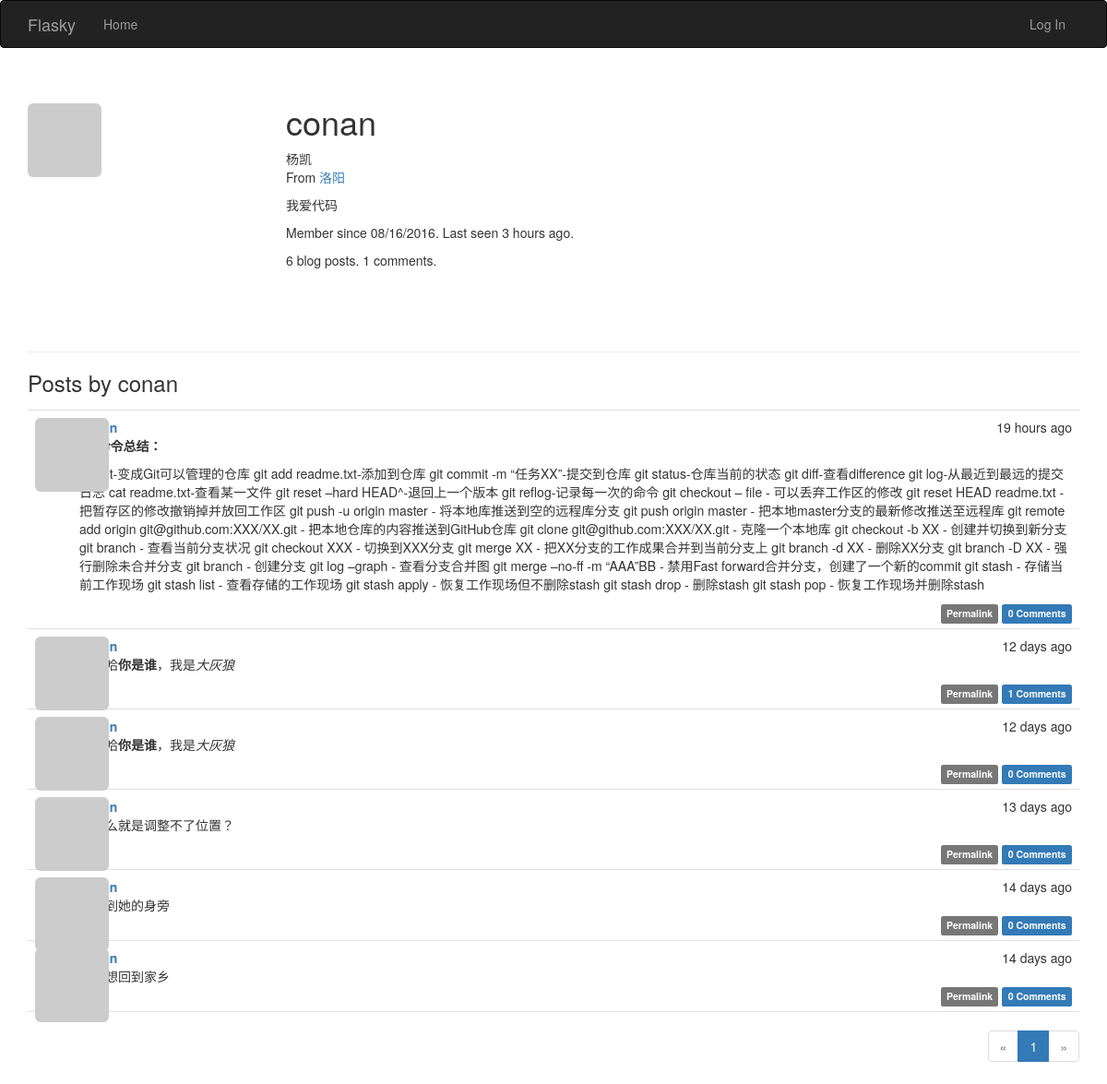
Before: /user/conan with the older database file.
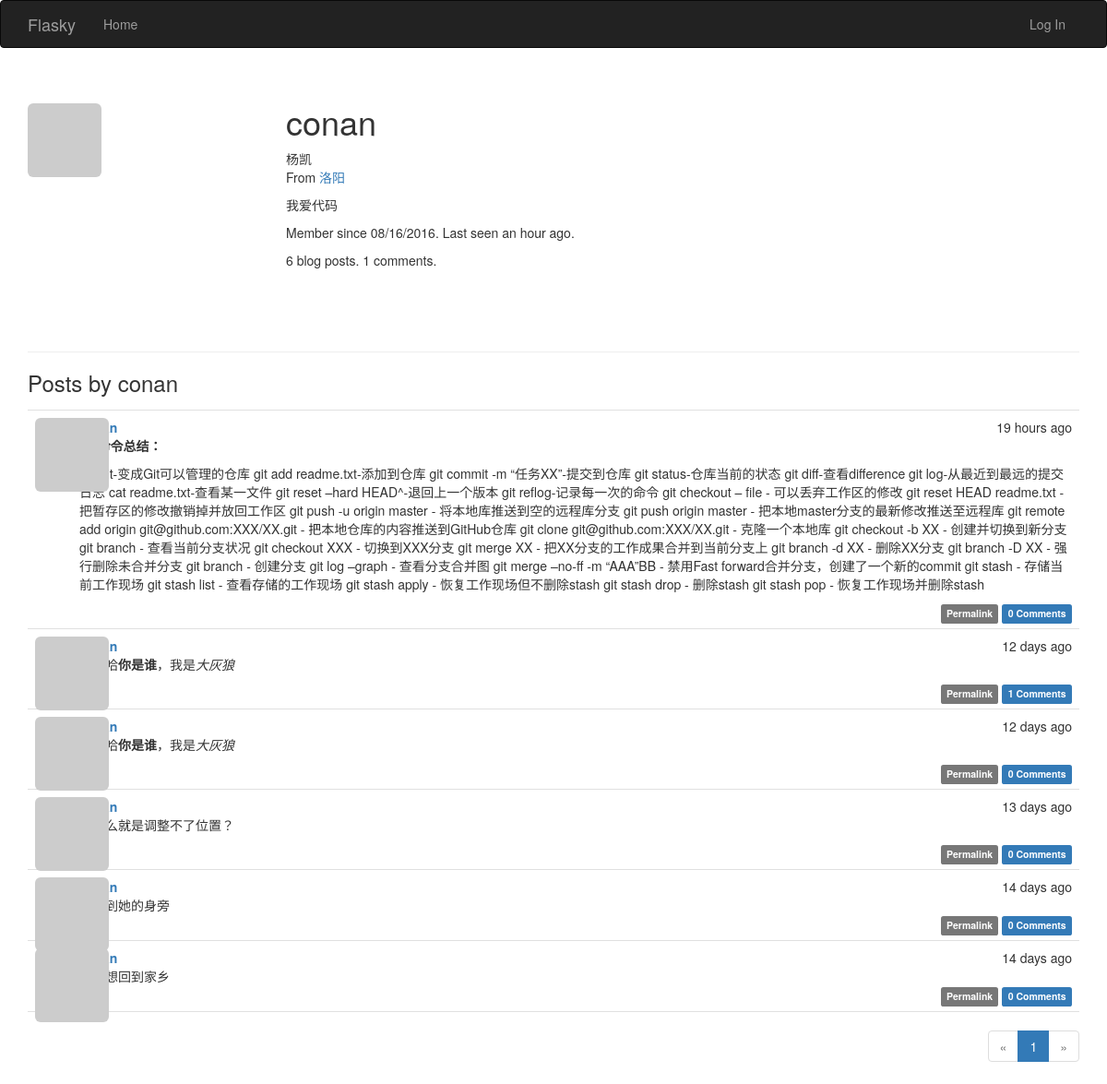
After: the same page with the newer database file.
### app/models.py (models this page shows, shortened)
class User(UserMixin,db.Model):
    __tablename__ = 'users'
    sqlite_autoincrement = True
    id = db.Column(db.Integer, primary_key=True)
    email = db.Column(db.String(64), unique=True, index=True)
    username = db.Column(db.String(64), unique=True, index=True)
    role_id = db.Column(db.Integer, db.ForeignKey('roles.id'))
    password_hash = db.Column(db.String(128))
    confirmed = db.Column(db.Boolean, default=False)
    name = db.Column(db.String(64))
    location = db.Column(db.String(64))
    about_me = db.Column(db.Text())
    member_since = db.Column(db.DateTime(), default=datetime.utcnow)
    last_seen = db.Column(db.DateTime(), default=datetime.utcnow)
    avatar_hash = db.Column(db.String(32))
    posts = db.relationship('Post', backref='author', lazy='dynamic')  # posts和comments都需要关联author才行，所以两个都有
    comments = db.relationship('Comment', backref='author', lazy='dynamic')
    @property
    def password(self):  # 若尝试读取password的值会返回属性错误，因为生成了散列值后不能还原
        raise AttributeError('password is not a readable attribute')
    def gravatar(self, size=100, default='identicon', rating='g'):
        if request.is_secure:
            url = 'https://secure.gravatar.com/avatar'
        else:
            url = 'http://cn.gravatar.com/avatar'
        hash = self.avatar_hash or hashlib.md5(self.email.encode('utf-8')).hexdigest()
        return '{url}/{hash}?s={size}&d={default}&r={rating}'.format(
            url=url, hash=hash, size=size, default=default, rating=rating)

class Post(db.Model):
    __tablename__ = 'posts'
    id = db.Column(db.Integer, primary_key=True)
    body = db.Column(db.Text)
    timestamp = db.Column(db.DateTime, index=True, default=datetime.utcnow)  # 有默认值
    author_id = db.Column(db.Integer, db.ForeignKey('users.id'))
    body_html = db.Column(db.Text)
    comments = db.relationship('Comment', backref='post', lazy='dynamic')

### app/main/views.py (the view)
@main.route('/user/<username>')
def user(username):
    user = User.query.filter_by(username=username).first_or_404()  # 非常简洁的写法
    page = request.args.get('page', 1, type=int)
    pagination = user.posts.order_by(Post.timestamp.desc()).paginate(
        page, per_page=7,
        error_out=False)
    posts = pagination.items
    return render_template('user.html', user=user, posts=posts,
                           pagination=pagination)

### app/auth/views.py (called while the page is built)
@auth.before_app_request
def before_request():
    if current_user.is_authenticated:
        current_user.ping()
        if not current_user.confirmed \
                and request.endpoint[:5] != 'auth.' \
                and request.endpoint != 'static':
            return redirect(url_for('auth.unconfirmed'))

### app/main/__init__.py (called while the page is built)
@main.app_context_processor  # 把permission类加入模板
def inject_permissions():
    return dict(Permission=Permission)

### app/models.py (called while the page is built)
    def is_administrator(self):
        return False

### app/templates/user.html (shortened to what this page needs)
{% extends "base.html" %}
{% import "_macros.html" as macros %}
{% block page_content %}
<div class="page-header">
    <img class="img-rounded profile-thumbnail" src="{{ user.gravatar(size=256) }}">
    <div class="profile-header">
        <h1>{{ user.username }}</h1>
        {% if user.name or user.location %}
        <p>
            {% if user.name %}{{ user.name }}<br>{% endif %}
            {% if user.location %}
                From <a href="http://maps.google.com/?q={{ user.location }}">{{ user.location }}</a><br>
            {% endif %}
        </p>
        {% endif %}
        {% if user.about_me %}<p>{{ user.about_me }}</p>{% endif %}
        <p>Member since {{ moment(user.member_since).format('L') }}. Last seen {{ moment(user.last_seen).fromNow() }}.</p>
        <p>{{ user.posts.count() }} blog posts. {{ user.comments.count() }} comments.</p>
    </div>
</div>
<h3>Posts by {{ user.username }}</h3>
{% include '_posts.html' %}
{% if pagination %}
<div class="pagination">
    {{ macros.pagination_widget(pagination, '.user', username=user.username) }}
</div>
{% endif %}
{% endblock %}

### app/templates/base.html (shortened to what this page needs)
{% extends "bootstrap/base.html" %}
{% block head %}
{{ super() }}
<link rel="stylesheet" type="text/css" href="{{ url_for('static', filename='styles.css') }}">
{% endblock %}
{% block navbar %}
<div class="navbar navbar-inverse" role="navigation">
    <div class="container">
        <div class="navbar-header">
            <a class="navbar-brand" href="{{ url_for('main.index') }}">Flasky</a>
        </div>
        <div class="navbar-collapse collapse">
            <ul class="nav navbar-nav">
                <li><a href="{{ url_for('main.index') }}">Home</a></li>
            </ul>
            <ul class="nav navbar-nav navbar-right">
                {% if current_user.is_authenticated %}
                <li class="dropdown">
                    <a href="#" class="dropdown-toggle" data-toggle="dropdown">
                        <img src="{{ current_user.gravatar(size=18) }}">
                        Account <b class="caret"></b>
                    </a>
                    <ul class="dropdown-menu">
                        <li><a href="{{ url_for('auth.logout') }}">Log Out</a></li>
                    </ul>
                </li>
                {% else %}
                <li><a href="{{ url_for('auth.login') }}">Log In</a></li>
                {% endif %}
            </ul>
        </div>
    </div>
</div>
{% endblock %}
{% block content %}
<div class="container">
    {% block page_content %}{% endblock %}
</div>
{% endblock %}

### app/templates/_macros.html
{% macro pagination_widget(pagination, endpoint, fragment='') %}
<ul class="pagination">
    <li{% if not pagination.has_prev %} class="disabled"{% endif %}>
        <a href="{% if pagination.has_prev %}{{ url_for(endpoint, page=pagination.prev_num, **kwargs) }}{{ fragment }}{% else %}#{% endif %}">
            &laquo;
        </a>
    </li>
    {% for p in pagination.iter_pages() %}
        {% if p %}
            {% if p == pagination.page %}
            <li class="active">
                <a href="{{ url_for(endpoint, page = p, **kwargs) }}{{ fragment }}">{{ p }}</a>
            </li>
            {% else %}
            <li>
                <a href="{{ url_for(endpoint, page = p, **kwargs) }}{{ fragment }}">{{ p }}</a>
            </li>
            {% endif %}
        {% else %}
        <li class="disabled"><a href="#">&hellip;</a></li>
        {% endif %}
    {% endfor %}
    <li{% if not pagination.has_next %} class="disabled"{% endif %}>
        <a href="{% if pagination.has_next %}{{ url_for(endpoint, page=pagination.next_num, **kwargs) }}{{ fragment }}{% else %}#{% endif %}">
            &raquo;
        </a>
    </li>
</ul>
{% endmacro %}

### app/templates/_posts.html (shortened to what this page needs)
<ul class="posts">
    {% for post in posts %}
    <li class="post">
        <div class="post-thumbnail">
            <a href="{{ url_for('.user', username=post.author.username) }}">
                <img class="img-rounded profile-thumbnail" src="{{ post.author.gravatar(size=40) }}">
            </a>
        </div>
        <div class="post-content">
            <div class="post-date">{{ moment(post.timestamp).fromNow() }}</div>
            <div class="post-author"><a href="{{ url_for('.user', username=post.author.username) }}">{{ post.author.username }}</a></div>
            <div class="post-body">
                {% if post.body_html %}
                    {{ post.body_html | safe }}
                {% else %}
                    {{ post.body }}
                {% endif %}
            </div>
            <div class="post-footer">
                <a href="{{ url_for('.post', id=post.id) }}">
                    <span class="label label-default">Permalink</span>
                </a>
                 <a href="{{ url_for('.post', id=post.id) }}#comments">
                    <span class="label label-primary">{{ post.comments.count() }} Comments</span>
                </a>
            </div>
        </div>
    </li>
    {% endfor %}
</ul>

### app/static/styles.css (style rules this page uses)
.profile-thumbnail { position: absolute; }
.profile-header { min-height: 260px; margin-left: 280px; }
ul.posts { list-style-type: none; padding: 0px; margin: 16px 0px 0px 0px; border-top: 1px solid #e0e0e0; }
ul.posts li.post { padding: 8px; border-bottom: 1px solid #e0e0e0; }
div.post-date { float: right; }
div.post-author { font-weight: bold; }
div.post-thumbnail { position: absolute; }
div.post-content { margin-left: 48px; min-height: 48px; }
div.post-footer { text-align: right; }
div.pagination { width: 100%; text-align: right; padding: 0px; margin: 0px; }

Changed rows visible on the page:
changed User "conan": last_seen "3 hours ago" → "an hour ago"
